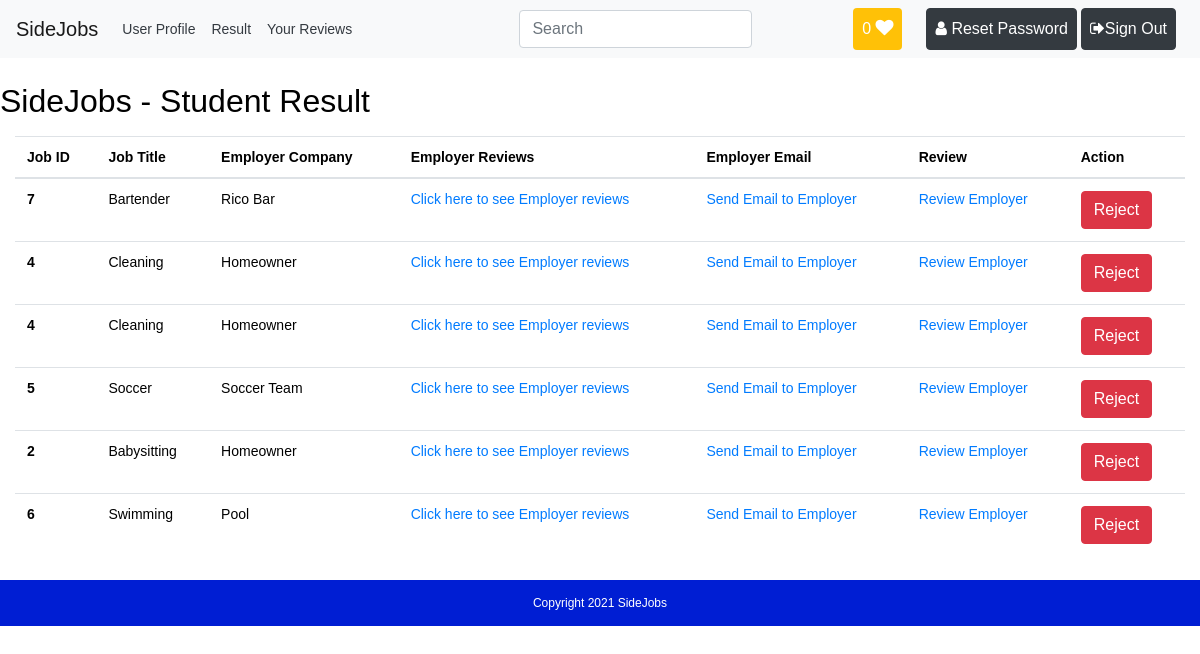
The app's page /templates/studentresult.php (signed in), older data.
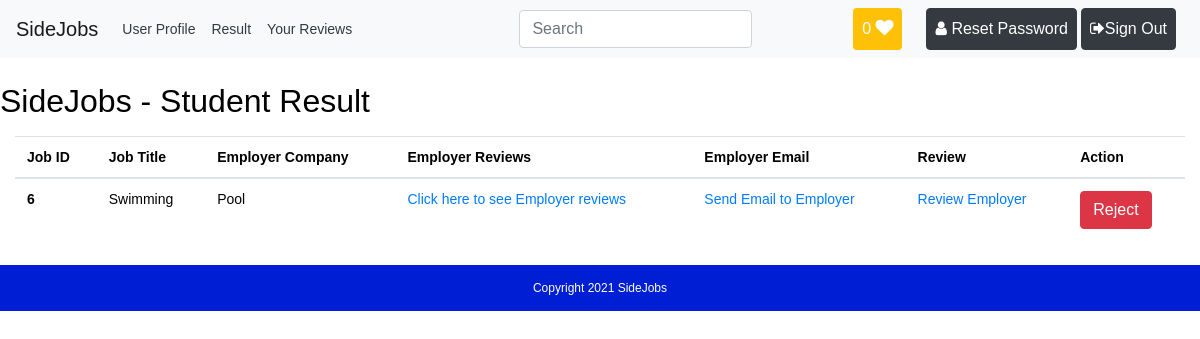
The same page, newer data.
### tables this page shows
CREATE TABLE `jobresult` (
  `resultID` int(11) NOT NULL,
  `userID` int(11) NOT NULL,
  `jobID` int(11) NOT NULL,
  `empID` int(11) NOT NULL,
  `jobTitle` varchar(50) NOT NULL,
  `studentName` varchar(50) NOT NULL,
  `employerCompany` varchar(50) NOT NULL,
  `studentEmail` varchar(50) NOT NULL,
  `employerEmail` varchar(50) NOT NULL
);

### templates/studentresult.php (the view, shortened to what this page needs)
<?php
$path = $_SERVER['DOCUMENT_ROOT'];
$path .= "/sidejob/";
require_once($path . 'connect.php');
$user_id = ($_SESSION['userID']);
$ReadSql = "SELECT * FROM jobresult jr WHERE jr.userID = '$user_id'";
$res = mysqli_query($connection, $ReadSql);
?>
<?php require($path . 'templates/header.php') ?>
	<div class="container-fluid my-4">
		<div class="row my-2">
			<h2>SideJobs - Student Result</h2>
		</div>
		<table class="table ">
		<thead>
			<tr>
				<th>Job ID</th>
				<th>Job Title</th>
				<th>Employer Company</th>
				<th>Employer Reviews</th>
				<th>Employer Email</th>
				<th>Review</th>
        <th>Action</th>
			</tr>
		</thead>
		<tbody>
		<?php
		while($r = mysqli_fetch_assoc($res)){
		?>
			<tr>
				<th scope="row"><?php echo $r['jobID']; ?></th>
				<td><?php echo $r['jobTitle']; ?></td>
				<td><?php echo $r['employerCompany']; ?></td>
				<td><a href = "review_other.php?userID=<?php echo $r['empID']?>">Click here to see Employer reviews</a></td>
				<td> <a href = "mailto: <?php echo $r['employerEmail']; ?>"> Send Email to Employer</a></td>
				<td> <a href = "review.php?userID=<?php echo $r['empID']?>&resultID=<?php echo $r['resultID']?>"> Review Employer </a>	</td>
        <td>
						<button type="button" class="btn btn-danger btn-xs" data-toggle="modal" data-target="#myModal<?php echo $r['resultID']; ?>">Reject</button>
				</td>
			</tr>
		<?php } ?>
		</tbody>
		</table>
	</div>
<?php require($path . 'templates/footer.php') ?>

Row changes from the older to the newer data that the page shows:
removed jobresult: jobID "7", jobTitle "Bartender", employerCompany "Rico Bar"
removed jobresult: jobID "4", jobTitle "Cleaning", employerCompany "Homeowner"
removed jobresult: jobID "4", jobTitle "Cleaning", employerCompany "Homeowner"
removed jobresult: jobID "5", jobTitle "Soccer", employerCompany "Soccer Team"
removed jobresult: jobID "2", jobTitle "Babysitting", employerCompany "Homeowner"
